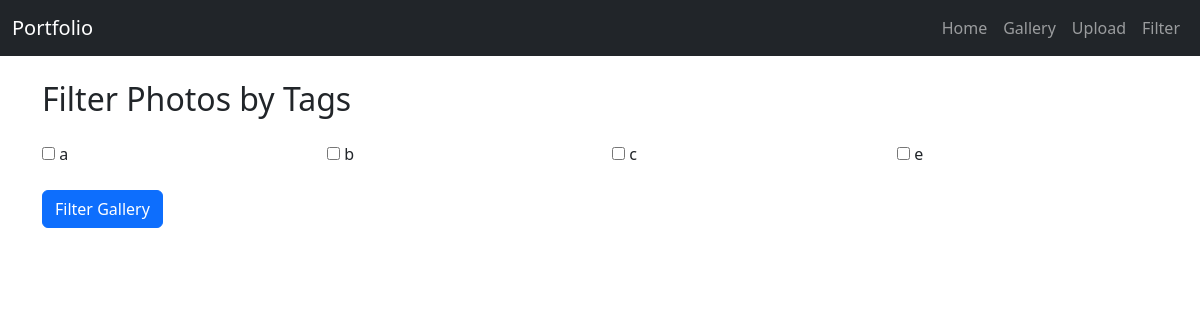
/filter, run on an earlier commit of the app's database.
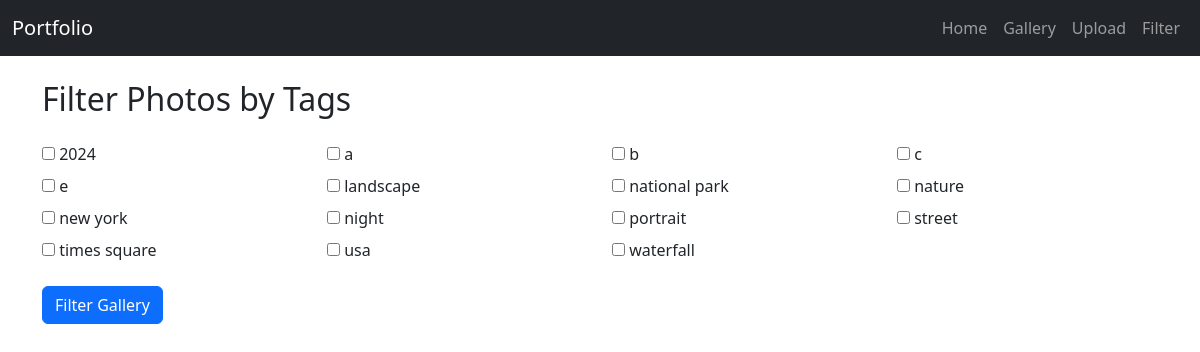
And on a later commit of the database.
### app/models.py (models this page shows)
class Tag(db.Model):
    id = db.Column(db.Integer, primary_key=True)
    name = db.Column(db.String(50), unique=True, nullable=False)

### app/main/routes.py (the view, shortened to what this page needs)
@main.route("/filter", methods=["GET", "POST"])
def filter_gallery():
    all_tags = Tag.query.order_by(Tag.name).all()
    return render_template("filter_gallery.html", tags=all_tags, photos=None)

### app/templates/filter_gallery.html (shortened to what this page needs)
{% extends "base.html" %}
{% block content %}
<h2 class="mb-4">Filter Photos by Tags</h2>
<form method="POST" class="mb-4">
    <div class="row">
        {% for tag in tags %}
        <div class="col-md-3 mb-2">
            <input
                type="checkbox"
                name="tags"
                value="{{ tag.id }}"
            >
            <label>{{ tag.name }}</label>
        </div>
        {% endfor %}
    </div>
    <button class="btn btn-primary mt-3" type="submit">Filter Gallery</button>
</form>
{% endblock %}

### app/templates/base.html (shortened to what this page needs)
<!DOCTYPE html>
<html>
<head>
    <link rel="stylesheet" href="https://cdn.jsdelivr.net/npm/bootstrap@5.3.0/dist/css/bootstrap.min.css">
</head>
<body>
<nav class="navbar navbar-expand-lg navbar-dark bg-dark">
  <div class="container-fluid">
    <a class="navbar-brand" href="{{ url_for('main.home') }}">Portfolio</a>
    <div class="collapse navbar-collapse" id="navbarNav">
      <ul class="navbar-nav ms-auto">
        <li class="nav-item">
          <a class="nav-link" href="{{ url_for('main.home') }}">Home</a>
        </li>
        <li class="nav-item">
          <a class="nav-link" href="{{ url_for('main.gallery') }}">Gallery</a>
        </li>
        <li class="nav-item">
          <a class="nav-link" href="{{ url_for('admin.upload') }}">Upload</a>
        </li>
        <li class="nav-item">
  <a class="nav-link" href="{{ url_for('main.filter_gallery') }}">Filter</a>
</li>
      </ul>
    </div>
  </div>
</nav>
<div class="container mt-4">
    {% block content %}{% endblock %}
</div>
</body>
</html>

What changed in the data, as far as the page shows it:
added Tag: name "2024"
added Tag: name "landscape"
added Tag: name "national park"
added Tag: name "nature"
added Tag: name "new york"
added Tag: name "night"
added Tag: name "portrait"
added Tag: name "street"
added Tag: name "times square"
added Tag: name "usa"
added Tag: name "waterfall"
